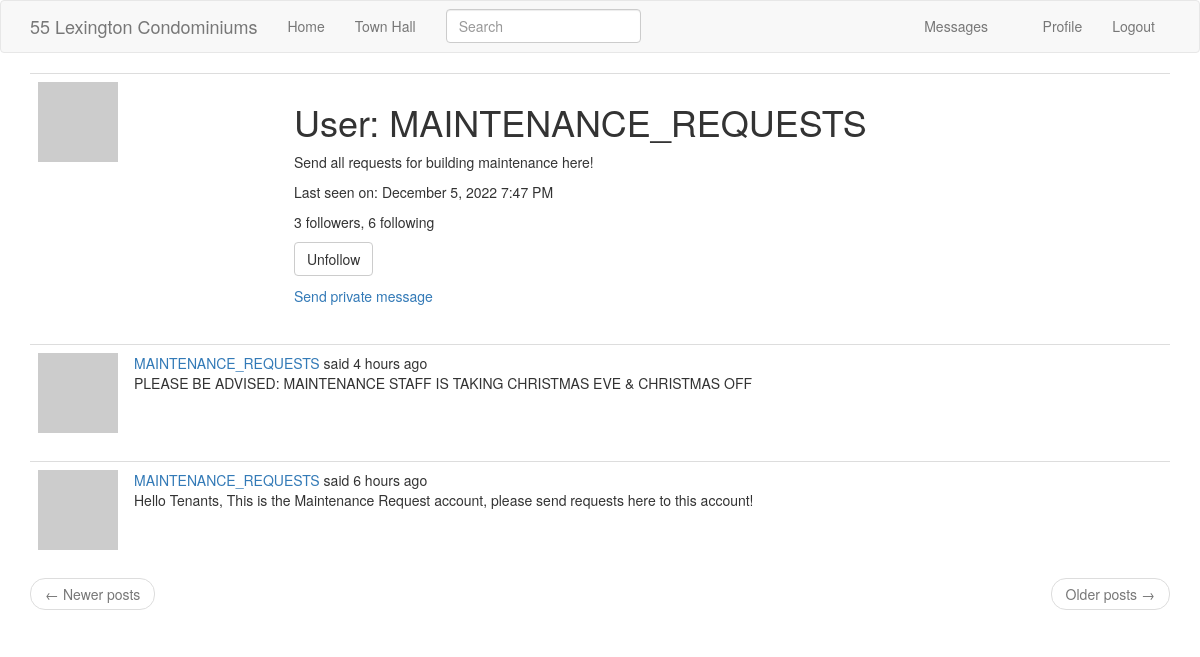
The app's page /user/MAINTENANCE_REQUESTS (signed in) with its own data.
### app/models.py (models this page shows, shortened)
class User(UserMixin, db.Model):
    id = db.Column(db.Integer, primary_key=True)
    username = db.Column(db.String(64), index=True, unique=True)
    email = db.Column(db.String(120), index=True, unique=True)
    password_hash = db.Column(db.String(128))
    posts = db.relationship('Post', backref='author', lazy='dynamic')
    about_me = db.Column(db.String(140))
    last_seen = db.Column(db.DateTime, default=datetime.utcnow)
    followed = db.relationship(
        'User', secondary=followers,
        primaryjoin=(followers.c.follower_id == id),
        secondaryjoin=(followers.c.followed_id == id),
        backref=db.backref('followers', lazy='dynamic'), lazy='dynamic')
    messages_sent = db.relationship('Message',
                                    foreign_keys='Message.sender_id',
                                    backref='author', lazy='dynamic')
    messages_received = db.relationship('Message',
                                        foreign_keys='Message.recipient_id',
                                        backref='recipient', lazy='dynamic')
    last_message_read_time = db.Column(db.DateTime)
    notifications = db.relationship('Notification', backref='user',
                                    lazy='dynamic')
    tasks = db.relationship('Task', backref='user', lazy='dynamic')
    def avatar(self, size):
        digest = md5(self.email.lower().encode('utf-8')).hexdigest()
        return 'https://www.gravatar.com/avatar/{}?d=identicon&s={}'.format(
            digest, size)
    def is_following(self, user):
        return self.followed.filter(
            followers.c.followed_id == user.id).count() > 0
    def new_messages(self):
        last_read_time = self.last_message_read_time or datetime(1900, 1, 1)
        return Message.query.filter_by(recipient=self).filter(
            Message.timestamp > last_read_time).count()
    def get_tasks_in_progress(self):
        return Task.query.filter_by(user=self, complete=False).all()

class SearchableMixin(object):
    @classmethod
    def before_commit(cls, session):
        session._changes = {
            'add': list(session.new),
            'update': list(session.dirty),
            'delete': list(session.deleted)
        }
    @classmethod
    def after_commit(cls, session):
        for obj in session._changes['add']:
            if isinstance(obj, SearchableMixin):
                add_to_index(obj.__tablename__, obj)
        for obj in session._changes['update']:
            if isinstance(obj, SearchableMixin):
                add_to_index(obj.__tablename__, obj)
        for obj in session._changes['delete']:
            if isinstance(obj, SearchableMixin):
                remove_from_index(obj.__tablename__, obj)
        session._changes = None

class Post(SearchableMixin, db.Model):
    __searchable__ = ['body']
    id = db.Column(db.Integer, primary_key=True)
    body = db.Column(db.String(140))
    timestamp = db.Column(db.DateTime, index=True, default=datetime.utcnow)
    user_id = db.Column(db.Integer, db.ForeignKey('user.id'))
    language = db.Column(db.String(5))

### app/main/routes.py (the view)
@bp.route('/user/<username>')
@login_required
def user(username):
    user = User.query.filter_by(username=username).first_or_404()
    page = request.args.get('page', 1, type=int)
    posts = user.posts.order_by(Post.timestamp.desc()).paginate(
        page=page, per_page=current_app.config['POSTS_PER_PAGE'],
        error_out=False)
    next_url = url_for('main.user', username=user.username,
                       page=posts.next_num) if posts.has_next else None
    prev_url = url_for('main.user', username=user.username,
                       page=posts.prev_num) if posts.has_prev else None
    form = EmptyForm()
    return render_template('user.html', user=user, posts=posts.items,
                           next_url=next_url, prev_url=prev_url, form=form)

### app/main/forms.py
class SearchForm(FlaskForm):
    q = StringField(_l('Search'), validators=[DataRequired()])
    def __init__(self, *args, **kwargs):
        if 'formdata' not in kwargs:
            kwargs['formdata'] = request.args
        if 'meta' not in kwargs:
            kwargs['meta'] = {'csrf': False}
        super(SearchForm, self).__init__(*args, **kwargs)

class EmptyForm(FlaskForm):
    submit = SubmitField('Submit')

### app/main/routes.py (called while the page is built)
@bp.before_app_request
def before_request():
    if current_user.is_authenticated:
        current_user.last_seen = datetime.utcnow()
        db.session.commit()
        g.search_form = SearchForm()
    g.locale = str(get_locale())

### app/models.py (called while the page is built)
@login.user_loader
def load_user(id):
    return User.query.get(int(id))

### app/templates/user.html (shortened to what this page needs)
{% extends "base.html" %}
{% block app_content %}
    <table class="table table-hover">
        <tr>
            <td width="256px"><img src="{{ user.avatar(256) }}"></td>
            <td>
                <h1>{{ _('User') }}: {{ user.username }}</h1>
                {% if user.about_me %}<p>{{ user.about_me }}</p>{% endif %}
                {% if user.last_seen %}
                <p>{{ _('Last seen on') }}: {{ moment(user.last_seen).format('LLL') }}</p>
                {% endif %}
                <p>{{ _('%(count)d followers', count=user.followers.count()) }}, {{ _('%(count)d following', count=user.followed.count()) }}</p>
                {% if user == current_user %}
                <p><a href="{{ url_for('main.edit_profile') }}">{{ _('Edit your profile') }}</a></p>
                {% if not current_user.get_task_in_progress('export_posts') %}
                <p><a href="{{ url_for('main.export_posts') }}">{{ _('Export your posts') }}</a></p>
                {% endif %}
                {% else %}
                <p>
                    <form action="{{ url_for('main.unfollow', username=user.username) }}" method="post">
                        {{ form.submit(value=_('Unfollow'), class_='btn btn-default') }}
                    </form>
                </p>
                {% endif %}
                {% if user != current_user %}
                <p><a href="{{ url_for('main.send_message', recipient=user.username) }}">{{ _('Send private message') }}</a></p>
                {% endif %}
            </td>
        </tr>
    </table>
    {% for post in posts %}
        {% include '_post.html' %}
    {% endfor %}
    <nav aria-label="...">
        <ul class="pager">
            <li class="previous{% if not prev_url %} disabled{% endif %}">
                <a href="{{ prev_url or '#' }}">
                    <span aria-hidden="true">&larr;</span> {{ _('Newer posts') }}
                </a>
            </li>
            <li class="next{% if not next_url %} disabled{% endif %}">
                <a href="{{ next_url or '#' }}">
                    {{ _('Older posts') }} <span aria-hidden="true">&rarr;</span>
                </a>
            </li>
        </ul>
    </nav>
{% endblock %}

### app/templates/_post.html (shortened to what this page needs)
    <table class="table table-hover">
        <tr>
            <td width="70px">
                <a href="{{ url_for('main.user', username=post.author.username) }}">
                    <img src="{{ post.author.avatar(70) }}" />
                </a>
            </td>
            <td>
                {{ _('%(username)s said %(when)s',
                    username=user_link, when=moment(post.timestamp).fromNow()) }}
                <br>
                <span id="post{{ post.id }}">{{ post.body }}</span>
            </td>
        </tr>
    </table>

### records on screen
User: username "MAINTENANCE_REQUESTS", about_me "Send all requests for building maintenance here!", last_seen "December 5, 2022 7:47 PM"
Post: body "PLEASE BE ADVISED: MAINTENANCE STAFF IS TAKING CHRISTMAS EVE & CHRISTMAS OFF"
Post: body "Hello Tenants, This is the Maintenance Request account, please send requests here to this account!"
